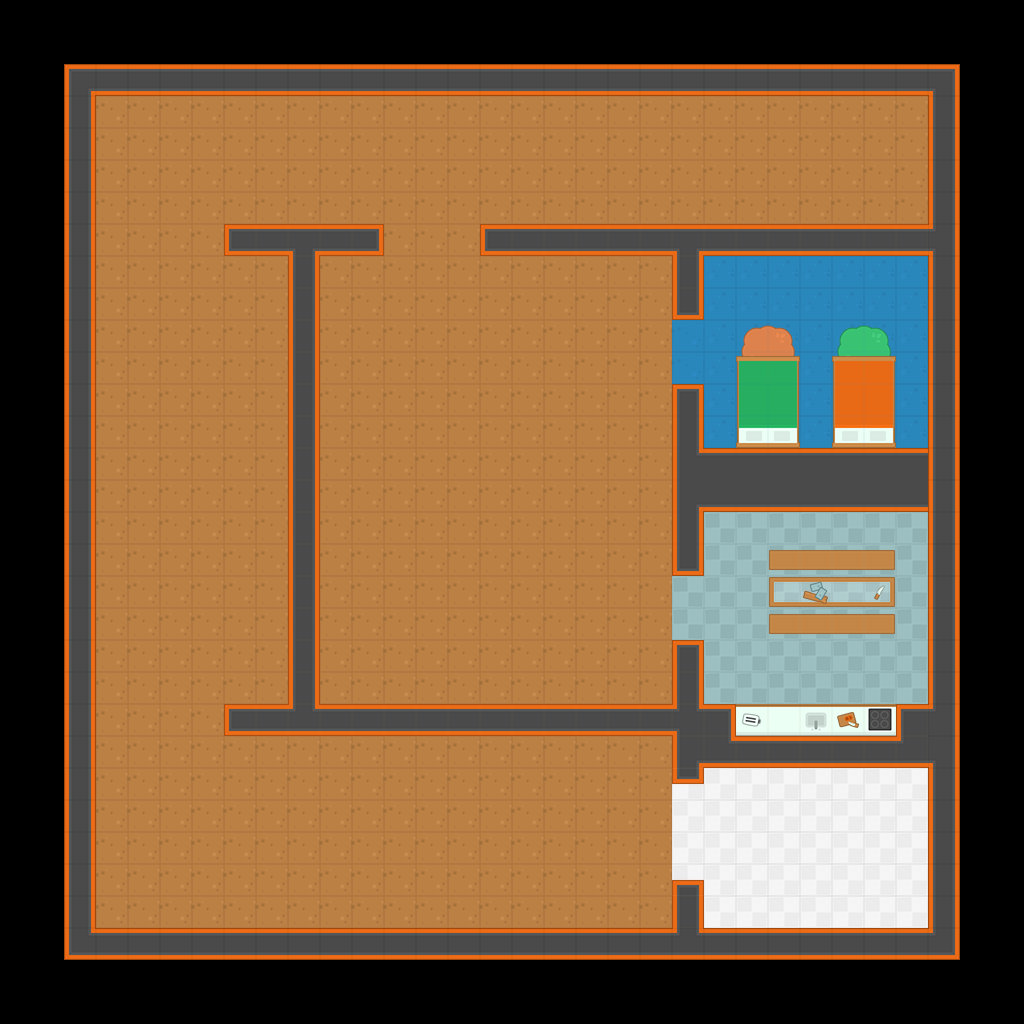

This is a level from a 2D game, rendered from its Tiled map with the project's own tilesets. A one-line summary and the map file follow, with tile-layer data summarised:
An orthogonal 32x32 tile map with 32x32 px tiles, 4 tile layers (floor, bgassets, walls, foregroundassets) and 30 objects.

<map version="1.0" orientation="orthogonal" renderorder="right-down" width="32" height="32" tilewidth="32" tileheight="32" nextobjectid="92">
 <tileset firstgid="1" name="topdown" tilewidth="32" tileheight="32" spacing="5" tilecount="540" columns="27">
  <image source="topdown.png" width="994" height="735" />
 </tileset>
 <layer name="floor" width="32" height="32">
  <data>[1024 cells, 676 non-empty, 6 distinct tile ids]</data>
 </layer>
 <layer name="bgassets" width="32" height="32">
  <data>[1024 cells, 8 non-empty, 8 distinct tile ids]</data>
 </layer>
 <layer name="walls" width="32" height="32">
  <data>[1024 cells, 222 non-empty, 47 distinct tile ids]</data>
 </layer>
 <layer name="foregroundassets" width="32" height="32">
  <data>[1024 cells, 4 non-empty, 4 distinct tile ids]</data>
 </layer>
 <objectgroup name="testobjects">
  <object id="68" gid="459" x="771" y="922" width="32" height="32" />
  <object id="70" gid="459" x="769" y="881" width="32" height="32" />
  <object id="71" gid="459" x="769" y="845" width="32" height="32" />
  <object id="72" gid="459" x="809" y="843" width="32" height="32" />
  <object id="74" gid="459" x="813" y="883" width="32" height="32" />
  <object id="75" gid="459" x="819" y="918" width="32" height="32" />
  <object id="76" gid="459" x="866" y="918" width="32" height="32" />
  <object id="77" gid="459" x="862" y="887" width="32" height="32" />
  <object id="78" gid="459" x="860" y="848" width="32" height="32" />
  <object id="79" gid="459" x="849" y="805" width="32" height="32" />
  <object id="80" gid="459" x="805" y="807" width="32" height="32" />
  <object id="81" gid="459" x="756" y="806" width="32" height="32" />
  <object id="82" gid="486" x="541" y="640" width="32" height="32" />
  <object id="83" gid="486" x="667" y="197" width="32" height="32" />
  <object id="84" gid="486" x="182" y="450" width="32" height="32" />
  <object id="85" gid="486" x="135" y="834" width="32" height="32" />
 </objectgroup>
 <objectgroup name="caracter">
  <object id="17" gid="485" x="418.666" y="293.333" width="32" height="32" />
  <object id="24" gid="458" x="794.667" y="317.333" width="32" height="32" />
  <object id="86" gid="485" x="824.043" y="690.465" width="32" height="32" rotation="-51.8788" />
  <object id="87" gid="485" x="885.404" y="173.251" width="32" height="32" rotation="-73.3296" />
  <object id="88" gid="485" x="345.375" y="646.345" width="32" height="32" rotation="45.8146" />
  <object id="89" gid="485" x="594.667" y="910.667" width="32" height="32" />
  <object id="90" gid="485" x="734.476" y="849.522" width="32" height="32" rotation="-89.322" />
  <object id="91" gid="485" x="143.712" y="112.449" width="32" height="32" rotation="-235.924" />
 </objectgroup>
 <objectgroup name="bullets">
  <object id="25" gid="512" x="752" y="186" width="32" height="32" />
  <object id="26" gid="512" x="780.5" y="190.5" width="32" height="32" />
  <object id="27" gid="512" x="781" y="157.5" width="32" height="32" />
  <object id="28" gid="512" x="709.333" y="289.333" width="32" height="32" />
  <object id="29" gid="512" x="245.333" y="696" width="32" height="32" />
  <object id="30" gid="512" x="208" y="690.667" width="32" height="32" />
 </objectgroup>
</map>
